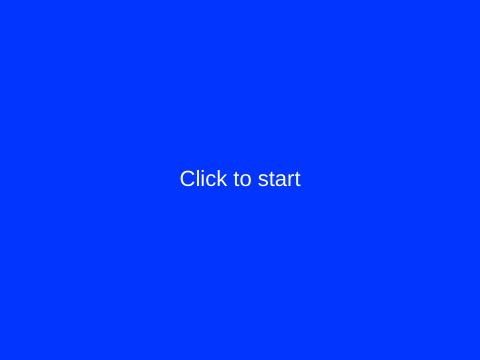
Frame 1 (no input)
Frame 60 (no input): identical to frame 1, image omitted
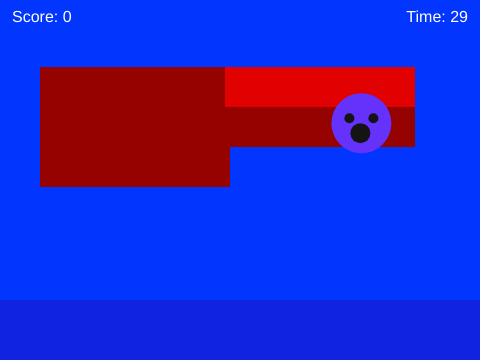
Frame 120 (the mouse pressed at the canvas centre since frame 60)

The p5.js sketch that drew these frames (run headless with seeded random() and noise() and a simulated clock; from frame 60 on, the mouse is pressed at the canvas centre):

// p5.js sketch
// ── sketch.js
let ghost;
let enemy;
let score = 0;
let duration = 30;
let startTime;
let state = 'start';
let spawnEvery = 60;

function setup() {
  createCanvas(480, 360);
  spawnGhost();
}

function draw() {
  background(2, 066, 255);

  if (state === 'start') {
    textAlign(CENTER, CENTER);
    fill(255);
    textSize(22);
    text('Click to start', width / 2, height / 2);
    return;
  }

  if (state === 'over') {
    textAlign(CENTER, CENTER);
    fill(255);
    textSize(22);
    text('Game over\nScore: ' + score + '\nClick to retry', width / 2, height / 2);
    return;
  }
 
   fill(150,2,0)
  rect(40,67,190,40)
  
     fill(150,2,0)
  rect(40,107,190,80)
  
   fill(150,2,0)
  rect(225,67,190,80)
  fill(225,1,0)
  rect(225,67,190,40)
  fill(15,35,225);
  rect(0,300,480,60);
  let elapsed = (millis() - startTime) / 1000;
  let timeLeft = max(0, duration - elapsed);
  if (timeLeft <= 0) {
    state = 'over';
    return;
  }

  if (frameCount % spawnEvery === 0) spawnGhost();
  drawGhost(ghost.x, ghost.y);

  
 

  textAlign(LEFT, TOP);
  fill(255);
  textSize(16);
  text('Score: ' + score, 12, 10);
  textAlign(RIGHT, TOP);
  text('Time: ' + ceil(timeLeft), width - 12, 10);
}

function mousePressed() {
  if (state === 'start' || state === 'over') {
    state = 'play';
    score = 0;
    startTime = millis();
    spawnGhost();
    return;
  }
  if (dist(mouseX, mouseY, ghost.x, ghost.y) < 30) {
    score++;
    spawnGhost();
  }
}
function spawnGhost() {
  ghost = { x: random(40, width - 40), y: random(40, height - 40) };
}


function drawGhost(x, y) {
  noStroke();
    fill(100, 50, 250);
  ellipse(x, y, 60, 60);
  fill(20);
  ellipse(x - 12, y - 5, 10);
  ellipse(x + 12, y - 5, 10);
  ellipse(x - 1, y + 10, 20);
}
